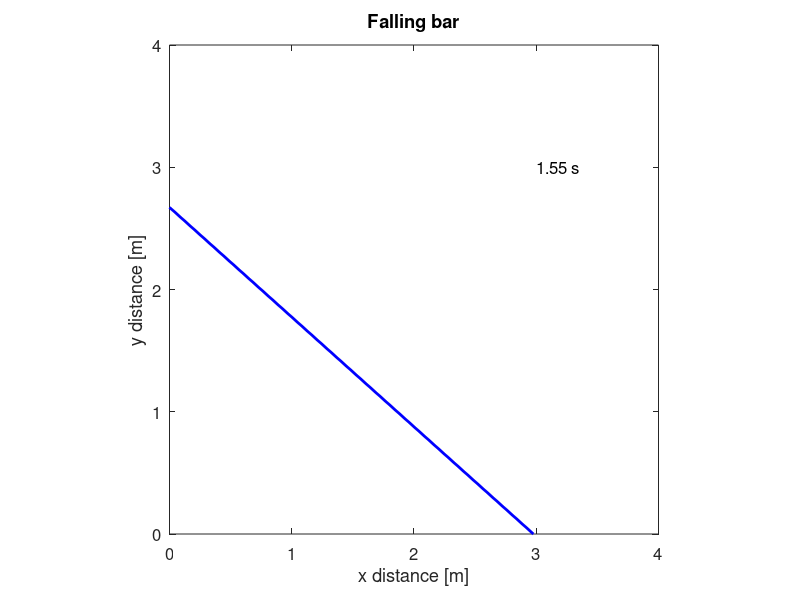

This figure's MATLAB source: (Note: this script raises an error after producing the figure.)

% Load data and assign coordinates of contact points
Data = load('CompExercise4.txt');
t = Data(:,1);
x = [Data(:,2),Data(:,4)];
y = [Data(:,3),Data(:,5)];

% Create default font size
set(gcf,'defaultaxesfontsize',12);

%Start loop to create each frame
for i = 1:length(Data(:,1))
    % Create a frame by plotting the bar at t(i)
    h = plot(x(i,:),y(i,:),'-b','linewidth',2);
    
    % Include time step
    time = sprintf('%.2f s',t(i));
    text(3,3,time,'fontsize',12)
    
    %Format graph
    xlim([0 4])
    ylim([0 4])
    axis square
    xlabel('x distance [m]')
    ylabel('y distance [m]')
    title('Falling bar')
    %Store the frame
    M(i) = getframe(gcf);
end

%Convert the movie to avi
movie2avi(M,'mybar.avi');

%plot the final position
plot(x(i,[1 2]),y(i,[1 2]),'-b','linewidth',2)
xlim([0 4])
ylim([0 4])
% Include time step
time = sprintf('%.2f s',t(i));
text(3,3,time,'fontsize',12)
axis square
xlabel('x distance [m]')
ylabel('y distance [m]')
title('Falling bar')

